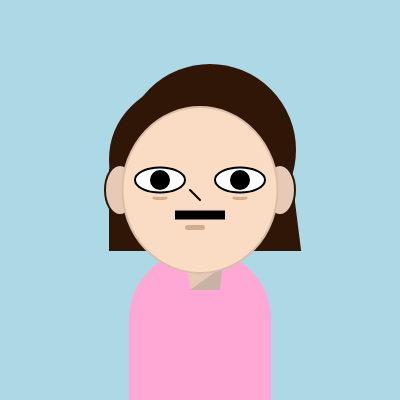
Frame 1 (no input)
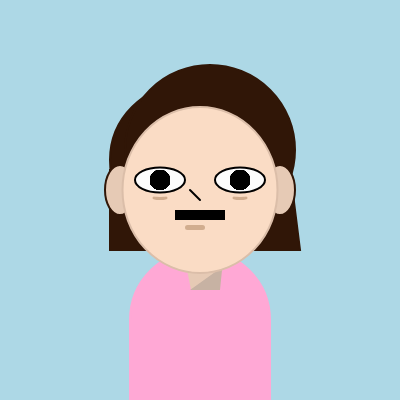
Frame 60 (no input)
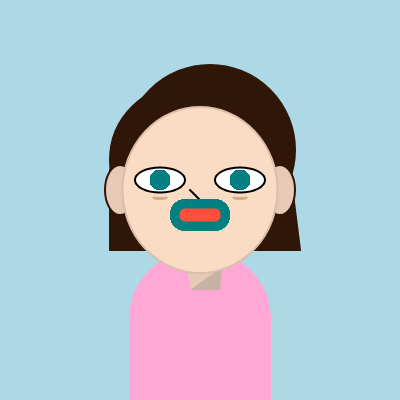
Frame 120 (the mouse pressed at the canvas centre since frame 60)

The p5.js sketch that drew these frames (run headless with seeded random() and noise() and a simulated clock; from frame 60 on, the mouse is pressed at the canvas centre):

// p5.js sketch
// ── sketch.js
function sandwich (fruit){
console.log ("i want a"+ fruit )}
function setup() { 
 createCanvas(400, 400);
	background("lightblue");
	noStroke();
	//body
	stroke(255, 168, 213);
	strokeWeight(2);
  
	fill(255, 168, 213);
	rect(130, 250, 140, 300, 150); //clothes

	fill(230, 202, 181);
	quad(170, 190, 190, 290, 220, 290, 240, 130);//neck
  
	noStroke();
	fill(199, 178, 163); 
	quad(218, 270, 190, 290, 220, 290, 225, 240);//neck shadow


	//hair
   var hairColor =color(48, 22, 7)
   var Color =(230, 202, 181)
    var earSize =30
    var earsSize=50 
    var eyebagSize= 12
    var eyeY =180
    var eyeX =160
   var x=width/2;
   var y=height/2;
	fill(hairColor);
	stroke(hairColor);
	ellipse(185, 160, 150, 150);
	ellipse(210, 150, 170, 170);
  quad(110, 250, 300, 250, 290, 170, 110, 170);


	//head
	ellipseMode(CENTER);
	strokeWeight(2);
	fill(230, 202, 181);
	ellipse(120, 190, earSize, earsSize); //ears
	ellipse(280, 190, earSize, earsSize); //ears





	stroke(219, 190, 169);
	fill(250, 220, 197);
	ellipse(x, y-10, 155, 166); //face

	
    
    fill(252, 252, 252);
	stroke(0);
    ellipse(eyeX, eyeY, earsSize, 25); //eye
	ellipse(eyeX+80, eyeY, earsSize, 25); 
    
    
    
	line(190, 190, 200, 200); //nose
	

	noStroke(); //chin
	fill(134, 89, 45, 90);
	rect(185, 225, 20, 5, 10);

	noFill();
	stroke(134, 89, 45, 90);
	strokeWeight(3);
	arc(160,198, eyebagSize, 1, 0, PI); //eyebags
	arc(240, 198, eyebagSize, 1, 0, PI);

	
}
function draw(){
    	var r = 0; // red;
	var g = map(mouseX, 0, width, 0, 255); // green
	var b = map(mouseY, 0, height, 0, 255); // blue
    
	fill(r, g, b);
	noStroke();
    ellipse(160, 180, 20); //eyes
	ellipse(240, 180, 20); 
    
    rectMode(CENTER);
	
	var x = width/2;
	var y = height/2;
	var s = 200; // size
	var o = 50; // offset

	
	fill("#FF4E3A");
	stroke(r, g, b);
	strokeWeight(9);

	var mouthSize = map(mouseX, 50, width, 1, 50); // move mouth with mouse x
	mouthSize = max(0, mouthSize); // prevents negative value error

	rect(x, y + 15, s/4, mouthSize, 10); // mouth
     
    
}
 
